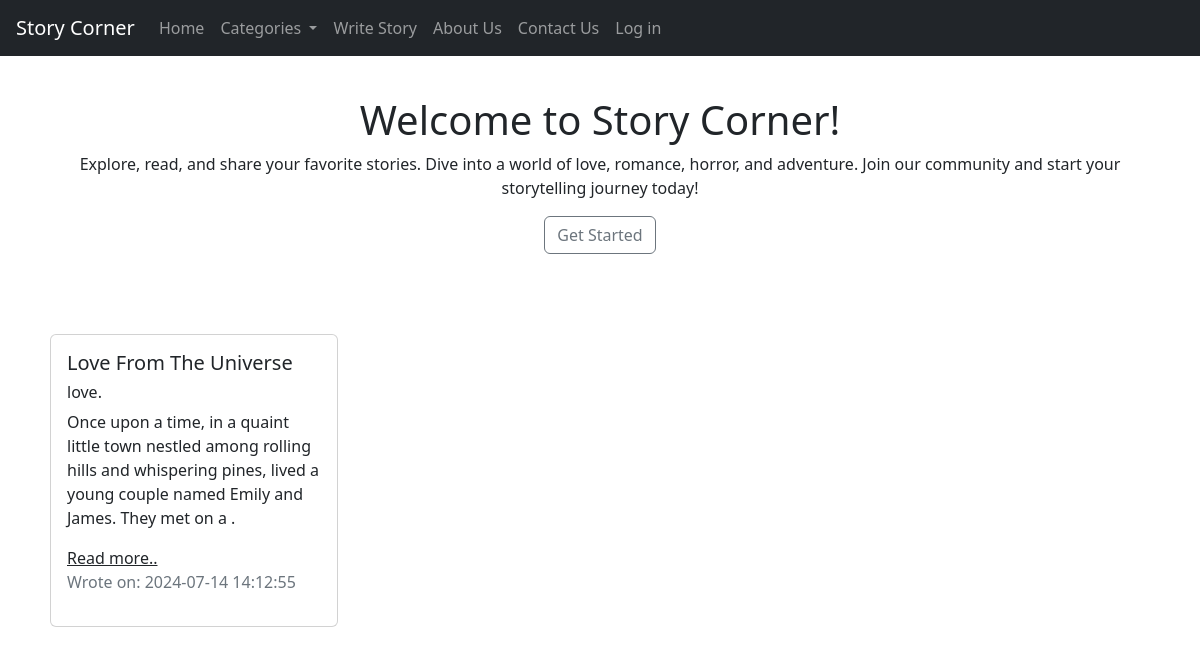
The page / on the database its author committed.
### models.py (models this page shows, shortened)
class Story(db.Model):
    __tablename__ = 'stories'
    id = db.Column(db.Integer, primary_key=True)
    title = db.Column(db.String(200), nullable=False)
    content = db.Column(db.Text, nullable=False)
    category = db.Column(db.String(50), nullable=False)
    user_id = db.Column(db.Integer, db.ForeignKey('users.id'), nullable=False)
    is_deleted = db.Column(db.Boolean(), nullable=False, default=False)
    updated_at = db.Column(db.DateTime(), nullable=False, default=db.func.now())
    created_at = db.Column(db.DateTime(), nullable=False, default=db.func.now())

### app.py (the view)
@app.route('/')
def index():
    stories = Story.query.order_by(Story.created_at.asc()).all()
    return render_template('index.html',stories=stories)

### templates/index.html (shortened to what this page needs)
{% extends 'base.html' %}
{% block content %}
<div class="welcome-section mt-5 pt-5">
    <div class="container text-center ">
        <h1>Welcome to Story Corner!</h1>
        <p>Explore, read, and share your favorite stories. Dive into a world of love, romance, horror, and adventure. Join our community and start your storytelling journey today!</p>
        <a href="{{url_for('login')}}" class="btn btn-outline-secondary">Get Started</a>
    </div>
</div>
<div class="container mt-5 pt-4">
    <div class="d-flex flex-row">
        {%for story in stories%}
          <div class="p-2">
            <div class="card" style="width: 18rem;">
          <div class="card-body">
            <h5 class="card-title">{{story.title}}</h5>
            <h6 class="card-text">{{story.category}}.</h6>
            <p class="card-text">{{story.content[:150]}}.</p>
            <a href="{{url_for('view_story', story_id=story.id)}}" class="text-dark">Read more..</a><br>
            <p class="text-secondary">Wrote on: {{story.created_at}}</p>
          </div>
        </div>
          </div>
        {% endfor %}
</div>
{% endblock %}

### templates/base.html (shortened to what this page needs)
<!DOCTYPE html>
<html lang="en">
<head>
    <link href="https://cdn.jsdelivr.net/npm/bootstrap@5.3.3/dist/css/bootstrap.min.css" rel="stylesheet">
</head>
<body>
    <nav class="navbar navbar-expand-lg navbar-dark bg-dark fixed-top">
        <a class="navbar-brand ms-3" href="{{url_for('index')}}">Story Corner</a>
        <div class="collapse navbar-collapse" id="navbarNav">
            <ul class="navbar-nav">
                <li class="nav-item active">
                    <a class="nav-link" href="{{url_for('index')}}">Home</a>
                </li>
                <li class="nav-item dropdown">
                    <a class="nav-link dropdown-toggle" href="#" id="navbarDropdown" role="button" data-toggle="dropdown" aria-haspopup="true" aria-expanded="false">
                        Categories
                    </a>
                </li>
                <li class="nav-item">
                    <a class="nav-link" href="{{url_for('write_story')}}">Write Story</a>
                </li>
                <li class="nav-item">
                    <a class="nav-link" href="{{url_for('about')}}">About Us</a>
                </li>
                <li class="nav-item">
                    <a class="nav-link" href="{{url_for('contact')}}">Contact Us</a>
                </li>
                <li class="nav-item">
                  <a class="nav-link" href="{{url_for('login')}}">Log in</a>
              </li>
            </ul>
        </div>
    </nav>
    {% block content %}{% endblock %}
</body>
</html>

### rows shown on the page
Story: title "Love From The Universe", category "love", content "Once upon a time, in a quaint little town nestled among rolling hills and whispering pines, lived a young couple named Emily and James. They met on a", created_at "2024-07-14 14:12:55"
